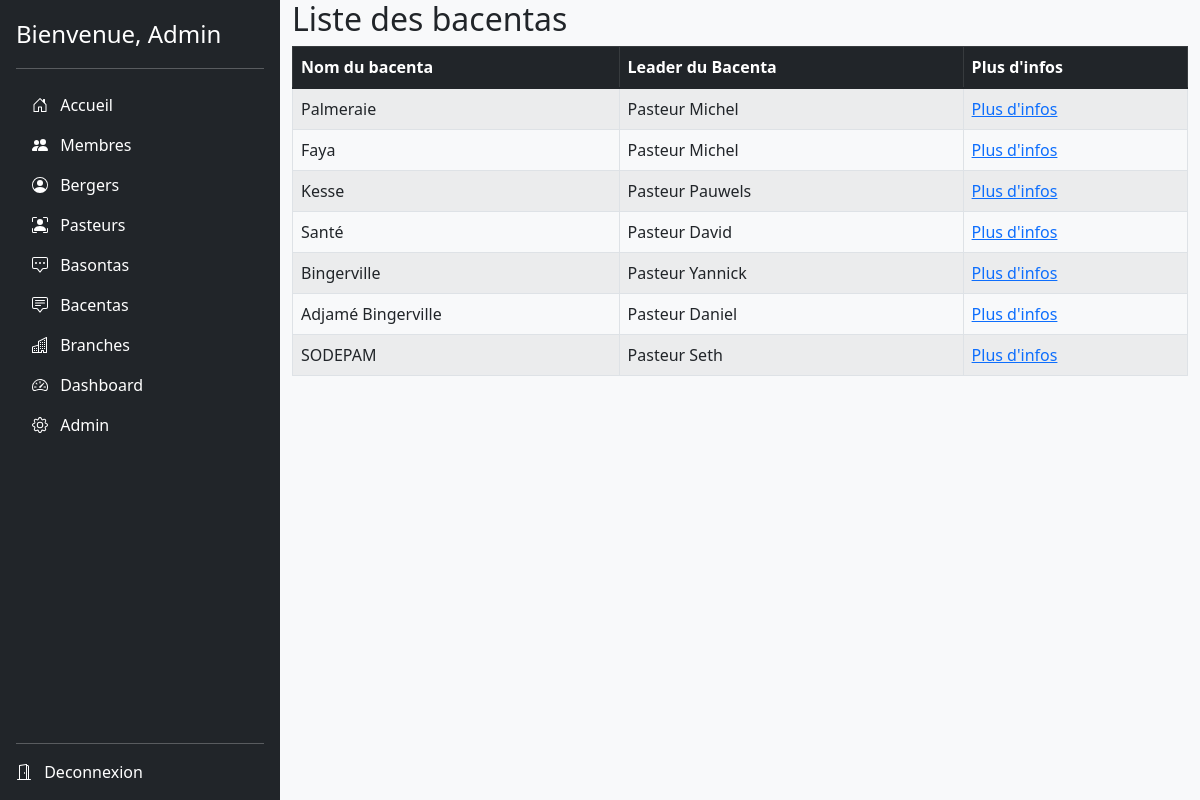
Page /bacentas/ (signed in) on the committed database.
### follow_up/models.py (models this page shows, shortened)
class Bacenta(models.Model):
    nom_bacenta = models.CharField(max_length=256, unique=True)
    leader_bacenta = models.CharField(max_length=256, default='Aucun')

### follow_up/views.py (the view)
# urls.py: path('bacentas/', login_required(views.BacentaListView.as_view()), name='bacenta_list'),
class BacentaListView(ListView):
    context_object_name = 'bacentas'
    model = models.Bacenta
    template_name = 'bacentas/bacenta_liste.html'

### templates/bacentas/bacenta_liste.html
{% extends "follow_up/base.html" %}
{% block body_block %}
    <div class="container">
        <h2> Liste des bacentas </h2>
        <div>
            <table class="table table-bordered table-striped">
                <thead class="table-dark" style="position:sticky">
                    <tr>
                        <th>Nom du bacenta</th>
                        <th>Leader du Bacenta</th>
                        <th>Plus d'infos</th>
                    </tr>
                </thead>
                <tbody>
                    {% for bacenta in bacentas %}
                        {% if bacenta.pk != 8 %}
                            <tr>
                                <h6>
                                    <td>{{bacenta.nom_bacenta}}</td>
                                    <td>{{bacenta.leader_bacenta}}</td>
                                    <td><a href="{{bacenta.id}}">Plus d'infos</a></td>
                                </h6>
                            </tr>
                        {% endif %}
                {% endfor %}
                </tbody>
            </table>
        </div>
    </div>
{% endblock %}

### templates/follow_up/base.html (shortened to what this page needs)
<!DOCTYPE html>
{% load static %}
<html lang="fr">
<head>
    <link rel="stylesheet" href="{% static 'css/bootstrap-5.1.3-dist/css/bootstrap.min.css' %}"/>
    <link href="{% static 'css/sidebars.css' %}" rel="stylesheet">
</head>
<body class="bg-light">
    <main>
      <div class="d-flex flex-column flex-shrink-0 p-3 text-white bg-dark" style="width: 280px;">
        <a href="/" class="d-flex align-items-center mb-3 mb-md-0 me-md-auto text-white text-decoration-none">
          <span class="fs-4">Bienvenue, {{user.first_name}}</span>
        </a>
        <hr>
        <ul class="nav nav-pills flex-column mb-auto">
          <li>
            <a href="{% url 'follow_up:accueil' %}" class="nav-link text-white">
              <svg class="bi me-2" width="16" height="16"><use xlink:href="#home"/></svg>
              Accueil
            </a>
          </li>
          <li>
            <a href="{% url 'follow_up:list' %}" class="nav-link text-white">
              <svg class="bi me-2" width="16" height="16"><use xlink:href="#bi-people-fill"/></svg>
              Membres
            </a>
          </li>
          <li>
            <a href="{% url 'follow_up:berger_list' %}" class="nav-link text-white">
              <svg class="bi me-2" width="16" height="16"><use xlink:href="#bi-person-circle"/></svg>
              Bergers
            </a>
          </li>
          <li>
            <a href="{% url 'follow_up:pasteur_list' %}" class="nav-link text-white">
              <svg class="bi me-2" width="16" height="16"><use xlink:href="#bi-person-bounding-box"/></svg>
              Pasteurs
            </a>
          </li>
          <li>
            <a href="{% url 'follow_up:basonta_list' %}" class="nav-link text-white">
              <svg class="bi me-2" width="16" height="16"><use xlink:href="#bi-chat-square-dots"/></svg>
              Basontas
            </a>
          </li>
          <li>
            <a href="{% url 'follow_up:bacenta_list' %}" class="nav-link text-white">
              <svg class="bi me-2" width="16" height="16"><use xlink:href="#bi-chat-square-text"/></svg>
              Bacentas
            </a>
          </li>
          <li>
            <a href="{% url 'follow_up:branche_list' %}" class="nav-link text-white">
              <svg class="bi me-2" width="16" height="16"><use xlink:href="#bi-building"/></svg>
              Branches
            </a>
          </li>
          <li>
            <a href="#" class="nav-link text-white">
              <svg class="bi me-2" width="16" height="16"><use xlink:href="#speedometer2"/></svg>
              Dashboard
            </a>
          </li>
          <li>
            <a href="{% url 'admin:index' %}" class="nav-link text-white">
              <svg class="bi me-2" width="16" height="16"><use xlink:href="#bi-gear"/></svg>
              Admin
            </a>
          </li>
        </ul>
        <hr>
        <div class="">
            <svg class="bi me-2" width="16" height="16"><use xlink:href="#bi-door-open"/></svg>
            <a href="{% url 'follow_up:user_logout' %}" style="color:white; text-decoration:none;">Deconnexion</a>
        </div>
      </div>
      {% block body_block %}
      {% endblock %}
    </main>
</body>
</html>

### static/css/sidebars.css (style rules this page uses)
body { min-height: 100vh; min-height: -webkit-fill-available; }
html { height: -webkit-fill-available; }
main { display: flex; flex-wrap: nowrap; height: 100vh; max-height: 100vh; overflow-x: auto; overflow-y: hidden; }
.bi { vertical-align: -.125em; pointer-events: none; fill: currentColor; }

### rows in the picture
Bacenta: nom_bacenta "Palmeraie", leader_bacenta "Pasteur Michel"
Bacenta: nom_bacenta "Faya", leader_bacenta "Pasteur Michel"
Bacenta: nom_bacenta "Kesse", leader_bacenta "Pasteur Pauwels"
Bacenta: nom_bacenta "Santé", leader_bacenta "Pasteur David"
Bacenta: nom_bacenta "Bingerville", leader_bacenta "Pasteur Yannick"
Bacenta: nom_bacenta "Adjamé Bingerville", leader_bacenta "Pasteur Daniel"
Bacenta: nom_bacenta "SODEPAM", leader_bacenta "Pasteur Seth"

### other values in the picture
{{ user.first_name }} "Admin"
